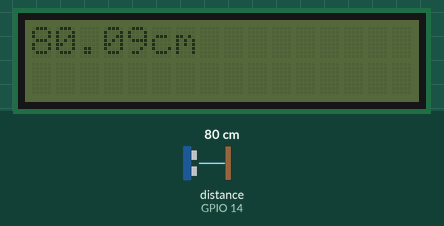
Bench run of a program on a simulated Raspberry Pi (BCM pin numbers). Parts: 16×2 character LCD. The inputs (shaded band) are chosen by the test bench; at power-on: distance to the obstacle (sensor on GPIO 14) 80 cm. The echo pulse lasts 58.3 µs per cm; the clock reads 2024-03-15 10:24:30 at power-on unless the program sets it.

Above: at 1.2 s.
1.3 s: distance to the obstacle (sensor on GPIO 14) set to 2 cm
At 3.5 s:
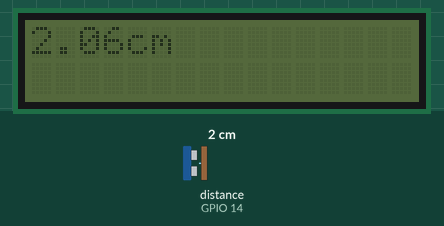
6.6 s: distance to the obstacle (sensor on GPIO 14) set to 4 cm
At 9.6 s:
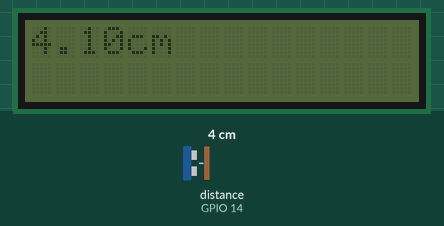
11.6 s: distance to the obstacle (sensor on GPIO 14) set to 9 cm
At 14.5 s:
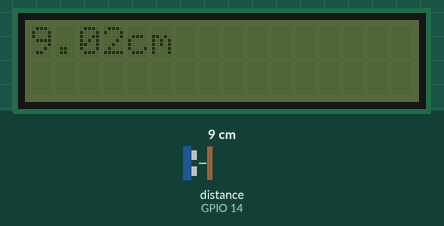
Timing chart, 0 to 16.0 s (numbered marks = the images above; inputs shaded):
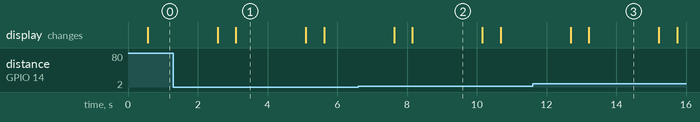

Measured:
- after the input at 1.3 s, the display: first differs from a run without the input after 1.8 s (image 1)
- after the input at 6.6 s, the display: first differs from a run without the input after 1.6 s (image 2)
- after the input at 11.6 s, the display: first differs from a run without the input after 1.6 s (image 3)
- what the display in image 1 shows lasts 2.0 s, from 3.1 s to 5.1 s

The program:

16_distance_display.py
```python
import time
import socket,signal
import RPi.GPIO as gpio
import math
import Adafruit_CharLCD as LCD
import smbus


def dis():
	trig = 15
	echo = 14
	gpio.setup(trig,gpio.OUT)
	gpio.setup(echo,gpio.IN)

	gpio.output(trig,False)
	time.sleep(0.5)

	gpio.output(trig,True)
	time.sleep(0.00001)
	gpio.output(trig,False)

	while gpio.input(echo)==0:
		pulse_start = time.time()

	while gpio.input(echo)==1:
		pulse_end = time.time()

	pulse_duration =  pulse_end - pulse_start

   	distance = pulse_duration * 17150

   	distance = round(distance, 2)

	return distance


# define LCD column and row size for 16x2 LCD
lcd_columns = 16
lcd_rows = 2
# initialize the I2C address for LCD
lcd = LCD.Adafruit_CharLCDBackpack(address = 0x20)
# turn backlight on
lcd.set_backlight(0)

try:
    while True:
	lcd.message('{0:0.2f}cm'.format(dis()))
	time.sleep(2)
	lcd.clear()

except KeyboardInterrupt:
	lcd.clear()
        lcd.set_backlight(1)
        gpio.cleanup()
```
